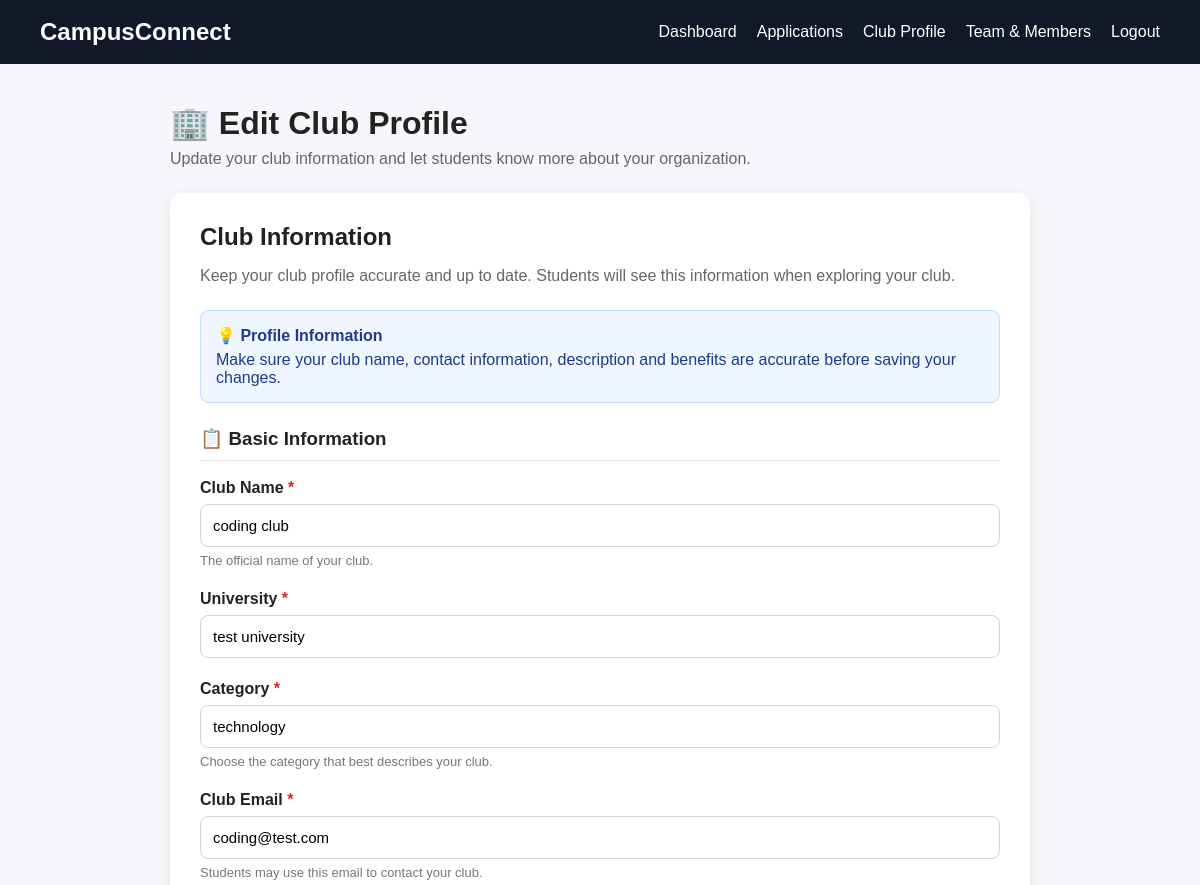
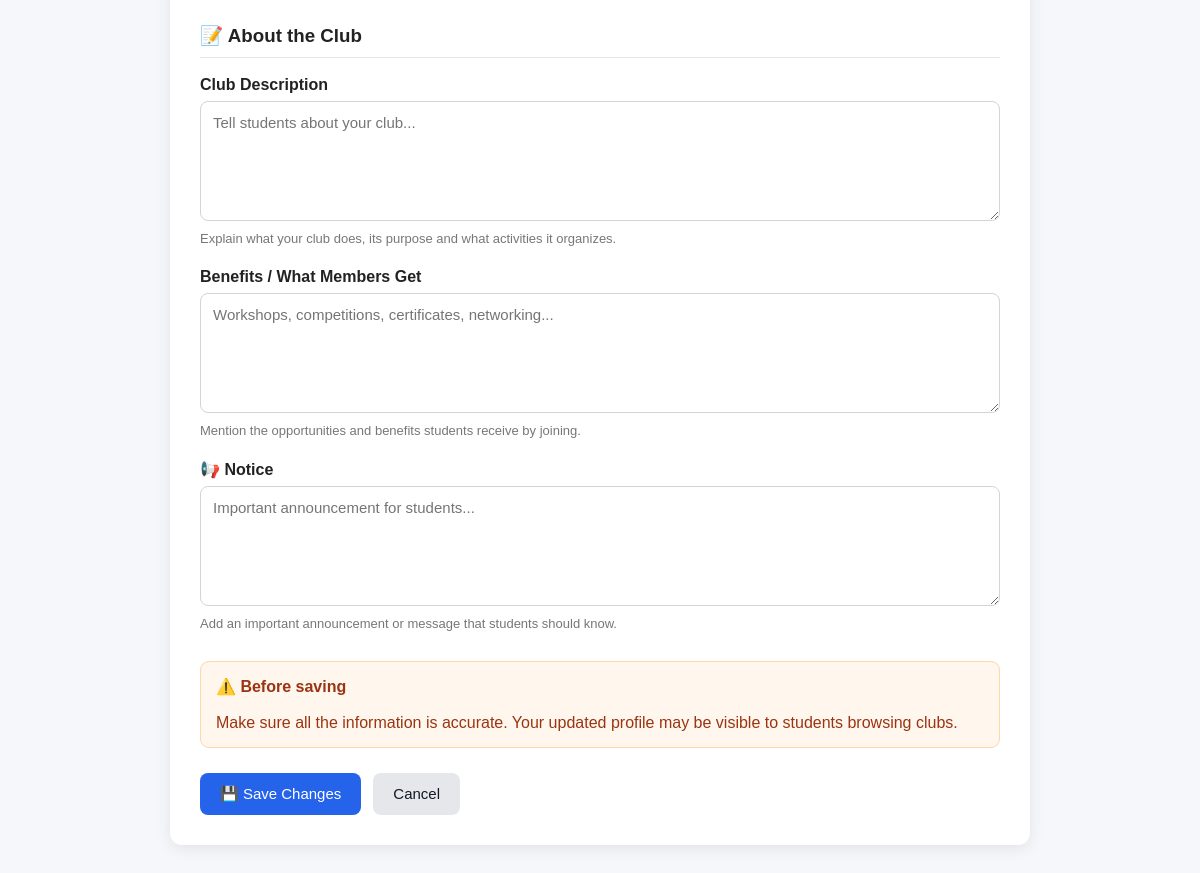
Screenshot of /club/profile (signed in) with the database file from the repository (2 pictures, top to bottom).
### tables this page shows
CREATE TABLE clubs (
            id INTEGER PRIMARY KEY AUTOINCREMENT,
            club_name TEXT NOT NULL,
            university TEXT NOT NULL,
            category TEXT NOT NULL,
            email TEXT UNIQUE NOT NULL,
            password TEXT NOT NULL,
            recruitment_status TEXT DEFAULT 'Open'
        , description TEXT DEFAULT '', benefits TEXT DEFAULT '', notice TEXT DEFAULT '');

### app.py (the view, shortened to what this page needs)
@app.route(
    "/club/profile",
    methods=["GET", "POST"]
)
def club_profile():
    auth_error = require_club()
    if auth_error:
        return auth_error
    club_id = session["user_id"]
    conn = get_db()
    club = conn.execute(
        """
        SELECT *
        FROM clubs
        WHERE id = ?
        """,
        (club_id,)
    ).fetchone()
    conn.close()
    if club is None:
        session.clear()
        return redirect("/login?type=club")
    return render_template(
        "club_profile.html",
        club=club
    )

### app.py (called while the page is built)
def club_logged_in():
    return (
        session.get("user_type") == "club"
        and session.get("user_id") is not None
    )

def require_club():
    if not club_logged_in():
        return redirect("/login?type=club")
    return None

### database.py (called while the page is built)
def get_db():
    conn = sqlite3.connect(DATABASE_NAME)
    conn.row_factory = sqlite3.Row
    conn.execute("PRAGMA foreign_keys = ON")
    return conn

### templates/club_profile.html (shortened to what this page needs)
<!DOCTYPE html>
<html lang="en">
<head>
</head>
<body>
    <div class="navbar">
        <h2>
            CampusConnect
        </h2>
        <div class="navbar-links">
            <a href="/club/dashboard">
                Dashboard
            </a>
            <a href="/club/applications">
                Applications
            </a>
            <a href="/club/profile">
                Club Profile
            </a>
            <a href="/club/members">
                Team & Members
            </a>
            <a href="/logout">
                Logout
            </a>
        </div>
    </div>
    <div class="container">
        <div class="header">
            <h1>
                🏢 Edit Club Profile
            </h1>
            <p>
                Update your club information and let students
                know more about your organization.
            </p>
        </div>
        <div class="card">
            <h2>
                Club Information
            </h2>
            <p class="card-description">
                Keep your club profile accurate and up to date.
                Students will see this information when exploring
                your club.
            </p>
            <div class="info-box">
                <strong>
                    💡 Profile Information
                </strong>
                Make sure your club name, contact information,
                description and benefits are accurate before
                saving your changes.
            </div>
            <form
                action="/club/profile"
                method="POST"
            >
                <div class="form-section">
                    <h3>
                        📋 Basic Information
                    </h3>
                    <div class="form-group">
                        <label for="club_name">
                            Club Name
                            <span class="required">*</span>
                        </label>
                        <input
                            type="text"
                            id="club_name"
                            name="club_name"
                            value="{{ club['club_name'] }}"
                            placeholder="Enter your club name"
                            required
                        >
                        <div class="hint">
                            The official name of your club.
                        </div>
                    </div>
                    <div class="form-group">
                        <label for="university">
                            University
                            <span class="required">*</span>
                        </label>
                        <input
                            type="text"
                            id="university"
                            name="university"
                            value="{{ club['university'] }}"
                            placeholder="Enter your university"
                            required
                        >
                    </div>
                    <div class="form-group">
                        <label for="category">
                            Category
                            <span class="required">*</span>
                        </label>
                        <input
                            type="text"
                            id="category"
                            name="category"
                            value="{{ club['category'] }}"
                            placeholder="e.g. Technology, Sports, Cultural"
                            required
                        >
                        <div class="hint">
                            Choose the category that best describes
                            your club.
                        </div>
                    </div>
                    <div class="form-group">
                        <label for="email">
                            Club Email
                            <span class="required">*</span>
                        </label>
                        <input
                            type="email"
                            id="email"
                            name="email"
                            value="{{ club['email'] }}"
                            placeholder="club@example.com"
                            required
                        >
                        <div class="hint">
                            Students may use this email to contact
                            your club.
                        </div>
                    </div>
                </div>
                <div class="form-section">
                    <h3>
                        📝 About the Club
                    </h3>
                    <div class="form-group">
                        <label for="description">
                            Club Description
                        </label>
                        <textarea
                            id="description"
                            name="description"
                            placeholder="Tell students about your club..."
                        >{{ club['description'] or '' }}</textarea>
                        <div class="hint">
                            Explain what your club does, its purpose
                            and what activities it organizes.
                        </div>
                    </div>
                    <div class="form-group">
                        <label for="benefits">
                            Benefits / What Members Get
                        </label>
                        <textarea
                            id="benefits"
                            name="benefits"
                            placeholder="Workshops, competitions, certificates, networking..."
                        >{{ club['benefits'] or '' }}</textarea>
                        <div class="hint">
                            Mention the opportunities and benefits
                            students receive by joining.
                        </div>
                    </div>
                    <div class="form-group">
                        <label for="notice">
                            📢 Notice
                        </label>
                        <textarea
                            id="notice"
                            name="notice"
                            placeholder="Important announcement for students..."
                        >{{ club['notice'] or '' }}</textarea>
                        <div class="hint">
                            Add an important announcement or message
                            that students should know.
                        </div>
                    </div>
                </div>
                <div class="warning">
                    <strong>
                        ⚠️ Before saving
                    </strong>
                    <br><br>
                    Make sure all the information is accurate.
                    Your updated profile may be visible to students
                    browsing clubs.
                </div>
                <div class="button-row">
                    <button
                        type="submit"
                        class="button"
                    >
                        💾 Save Changes
                    </button>
                    <a
                        href="/club/dashboard"
                        class="button secondary-button"
                    >
                        Cancel
                    </a>
                </div>
            </form>
        </div>
    </div>
</body>
</html>

### templates/club_profile.html (style rules this page uses)
* { box-sizing: border-box; }
body { margin: 0; font-family: Arial, sans-serif; background: #f5f7fb; color: #222; }
.navbar { background: #111827; color: white; padding: 18px 40px; display: flex; justify-content: space-between; align-items: center; }
.navbar h2 { margin: 0; }
.navbar-links { display: flex; gap: 20px; align-items: center; }
.navbar a { color: white; text-decoration: none; }
.container { max-width: 900px; margin: 40px auto; padding: 0 20px; }
.header { margin-bottom: 25px; }
.header h1 { margin-bottom: 8px; }
.header p { color: #666; margin: 0; }
.card { background: white; padding: 30px; border-radius: 12px; box-shadow: 0 4px 15px rgba(0, 0, 0, 0.08); }
.card h2 { margin-top: 0; margin-bottom: 8px; }
.card-description { color: #666; margin-bottom: 25px; }
.form-group { margin-bottom: 22px; }
label { display: block; font-weight: bold; margin-bottom: 7px; }
.required { color: #dc2626; }
input, textarea { width: 100%; padding: 12px; border: 1px solid #d1d5db; border-radius: 8px; font-size: 15px; font-family: inherit; background: white; }
textarea { min-height: 120px; resize: vertical; }
.hint { margin-top: 6px; font-size: 13px; color: #777; }
.form-section { margin-bottom: 30px; }
.form-section h3 { margin-top: 0; margin-bottom: 18px; padding-bottom: 10px; border-bottom: 1px solid #e5e7eb; }
.info-box { background: #eff6ff; border: 1px solid #bfdbfe; color: #1e3a8a; padding: 15px; border-radius: 9px; margin-bottom: 25px; }
.info-box strong { display: block; margin-bottom: 6px; }
.button-row { display: flex; gap: 12px; flex-wrap: wrap; margin-top: 25px; }
.button { padding: 12px 20px; border: none; border-radius: 8px; background: #2563eb; color: white; font-size: 15px; cursor: pointer; text-decoration: none; display: inline-block; }
.secondary-button { background: #e5e7eb; color: #111827; }
.warning { background: #fff7ed; border: 1px solid #fed7aa; color: #9a3412; padding: 15px; border-radius: 9px; margin-top: 25px; }

### rows the page displays
clubs: club_name "coding club", university "test university", category "technology", email "coding@test.com"
